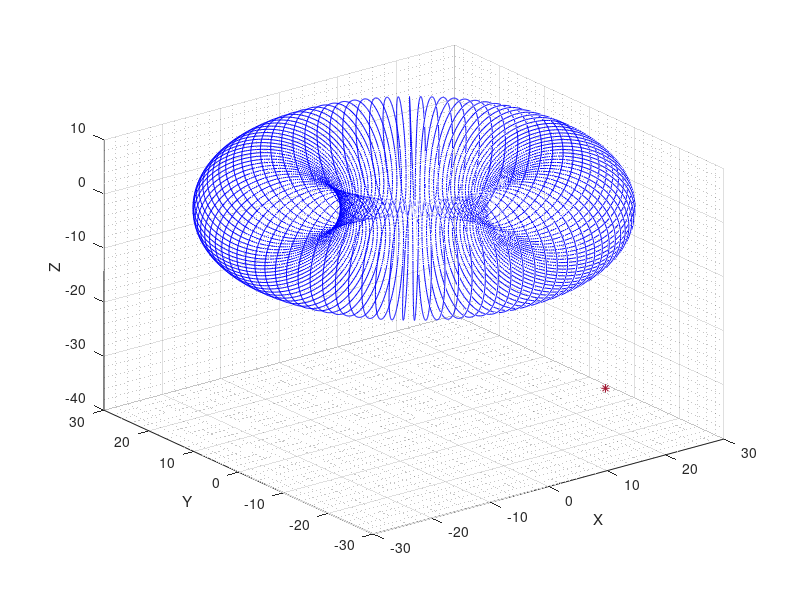
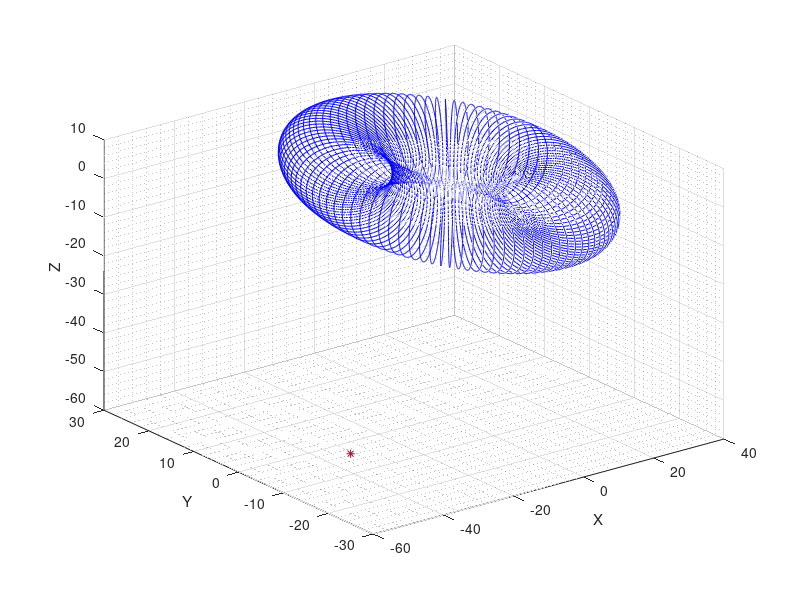
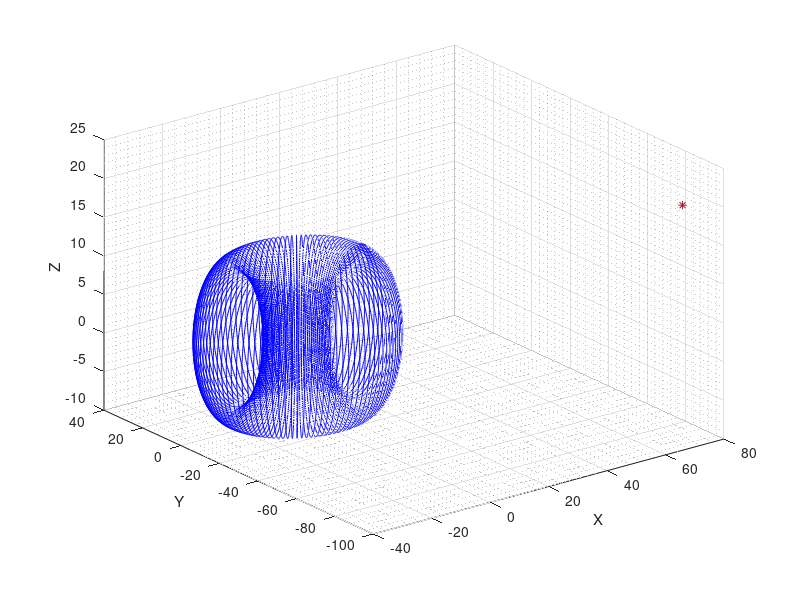
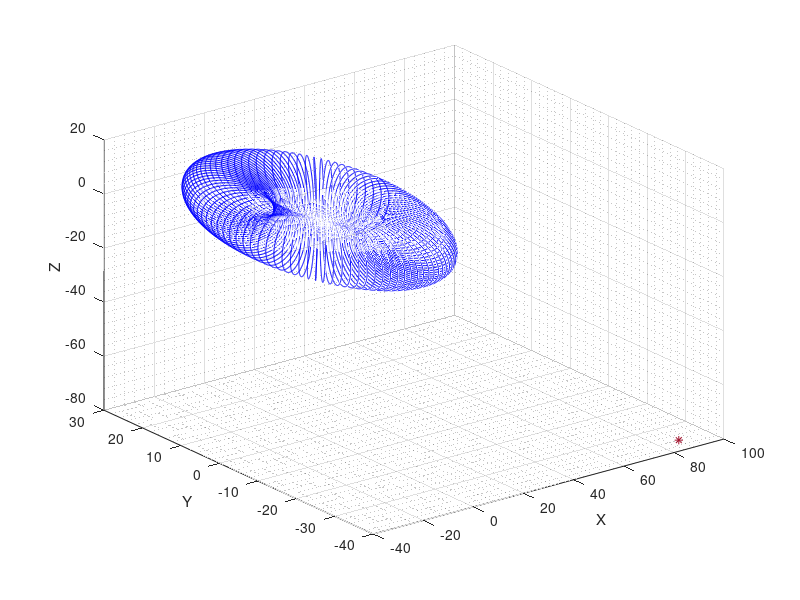

MATLAB code for these plots, in order: (Note: this script raises an error after producing the figures.)
function RadSimOld
clear
clc;
close all
particles = 5;
hits = 0;
for k = 1:100
%***************CONSTRAINTS**********************
innerradius = 10;             % meters
torusradius = 20;             % meters
totalradius = innerradius+torusradius;
N           = 100;            % number of turns
I           = .1;             % A
% q         = -1.6*10^-19;    % Coulombs
% m         = 9.11*10^-31;    % kg
mu          = 4 * pi * 10^-7; % [Tm/A]
% p0x       = -20;            % meters
% p0y       = 0;              % meters
% p0z       = 0;              % meters
% v0x       = 1;              % m/s
% v0y       = 0;              % m/s
% v0z       = 0;              % m/s

%LEAVE THESE AS ZERO
% a0x       = 0;              % m/s^2
% a0y       = 0;              % m/s^2
% a0z       = 0;              % m/s^2
dtheta      = .001 / pi;      % radians
delt        = 1e-6;           % seconds
scale       = 100000;

k;
ps  = Radiation_Environment_Generator(particles);
env = ps(k,:);

m   = env(1);
q   = env(2);

p0x = env(3);
p0y = env(4);
p0z = env(5);

v0x = env(6);
v0y = env(7);
v0z = env(8);

a0x = env(9);
a0y = env(10);
a0z = env(11);

%**************CONSTRAINTS***********************


%**************Making Toroidal Wire Geometry**************
wiregeometry = [];
phimax = asin(((torusradius - innerradius)/2) / (innerradius + (torusradius - innerradius)/2));
dphi = N * dtheta;
phi = pi/2 - phimax;

for theta = 0:dtheta:(2 * pi)
    x = (torusradius + innerradius * cos(phi)) * cos(theta);
    y = (torusradius + innerradius * cos(phi)) * sin(theta);
    z = innerradius * sin(phi);

    wiregeometry = [wiregeometry; x, y, z];
    phi = phi + dphi;
end

fprintf('Wire Geometry Complete\n')
%**************Making Toroidal Wire Geometry**************

%**************Reading In External Geometry**************
%wiregeometry=xlsread('FILENAME.xlsx')
%File in 3 Column Format. Column 1: X Coord. Column 2: Y Coord. Column 3: Z Coord.
%**************Reading In External Geometry**************


%Initial Conditions
position        = [p0x, p0y, p0z];
velocity        = [v0x, v0y, v0z];
acceleration    = [a0x, a0y, a0z];

allposition     = position;
allvelocity     = velocity;
allacceleration = acceleration;

B = [0, 0, 0];
allB = B;
time = 0;

for n = 0:delt:10
    
    B = [0, 0, 0];

    px = position(1);
    py = position(2);
    pz = position(3);

    vx = velocity(1);
    vy = velocity(2);
    vz = velocity(3);

    ax = acceleration(1);
    ay = acceleration(2);
    az = acceleration(3);
    

    %Calculating B Field
    for n = 2:size(wiregeometry,1)
        dLx = wiregeometry(n, 1) - wiregeometry(n - 1, 1);
        dLy = wiregeometry(n, 2) - wiregeometry(n - 1, 2);
        dLz = wiregeometry(n, 3) - wiregeometry(n - 1, 3);

        L   = [dLx, dLy, dLz];

        rx  = px-wiregeometry(n,1);
        ry  = py-wiregeometry(n,2);
        rz  = pz-wiregeometry(n,3);

        distvec = [rx, ry, rz];

        magdistvec = sqrt(rx^2 + ry^2 + rz^2);
        db = (mu / (4 * pi)) .* cross(I .* L, distvec) ./ magdistvec.^3;
        B = B + db;
    end
    
    Bx = B(1);
    By = B(2);
    Bz = B(3);

    ax = q/m * (vy*Bz - By*vz);
    ay = q/m *- (vx*Bz - Bx*vz);
    az = q/m * (vx*By - Bx*vy);
    

    %ITERATIVE DEPENDENT ON EACH STEP delt-BETTER METHOD
    velocitynext = [delt * (q/m * (vy*Bz - vz*By)) + vx, ...
                    delt * (q/m * (vz*Bx - vx*Bz)) + vy, ...
                    delt * (q/m * (vx*By - vy*Bx)) + vz];

    positionnext = [velocitynext(1) * delt/2 + px, ...
                    velocitynext(2) * delt/2 + py, ...
                    velocitynext(3) * delt + pz];

    accelerationnext = [ax, ay, az];
    

  if (positionnext(3) >= -innerradius) && (positionnext(3) <= innerradius)
        if sqrt(positionnext(1)^2 + positionnext(2)^2) <= innerradius 
            fprintf('Hit the Craft\n')
            hits = hits+1;
            break
        end
    end
    
    if abs(positionnext(1)) > abs(scale * totalradius) || ...
       abs(positionnext(2)) > abs(scale * totalradius) || ...
       abs(positionnext(3)) > abs(scale * totalradius)
        fprintf('Outside of Viewing Area\n')
        break
    end

    allposition     = [allposition; positionnext];
    allvelocity     = [allvelocity; velocitynext];
    allacceleration =[allacceleration; accelerationnext];

    position        = positionnext;
    velocity        = velocitynext;
    acceleration    =accelerationnext;

    fprintf('X: %f\tY: %f\t Z: %f\n', position(1), position(2), position(3))
    allB = [allB; B];
    time = time + delt;
end


figure()
plot3(wiregeometry(:, 1), wiregeometry(:, 2), wiregeometry(:, 3),'Color','b')
hold on
quiver3(allposition(:, 1), allposition(:, 2), allposition(:, 3), allB(:, 1), allB(:, 2), allB(:, 3), 'MaxHeadSize', 2)
plot3(allposition(:, 1), allposition(:, 2), allposition(:, 3))
plot3(allposition(:, 1), allposition(:, 2), allposition(:, 3), '*')
grid on
grid minor
xlabel('X')
ylabel('Y')
zlabel('Z')


end
    function environments = Radiation_Environment_Generator(particles)
        for o = 1:particles
            charge = randi([-3, 3]);
            mass = rand * 3.952562528e-25;
            
            px1 = (2 * 100 * rand) - 100;
            py1 = (2 * 100 * rand) - 100;
            pz1 = (2 * 100 * rand) - 100;
            p = [px1, py1, pz1];
            
            vx1 = (2 * 3e8 * rand) - 3e8;
            vy1 = (2 * 3e8 * rand) - 3e8;
            vz1 = (2 * 3e8 * rand) - 3e8;
            
            while (abs(tan(acos(dot([vx1, vy1, vz1], [-px1, -py1, -pz1]) / (norm([vx1, vy1, vz1]) * norm([px1, py1, pz1])))))) > abs((30 / norm([px1, py1, pz1])))
                vx1 = (2 * 3e8 * rand) - 3e8;
                vy1 = (2 * 3e8 * rand) - 3e8;
                vz1 = (2 * 3e8 * rand) - 3e8;
                while sqrt((vx1^2) + (vy1^2) + (vz1^2)) >= 300000000
                    vx1 = (2 * 3e8 * rand) - 3e8;
                    vy1 = (2 * 3e8 * rand) - 3e8;
                    vz1 = (2 * 3e8 * rand) - 3e8;
        end
    end
    
    v = [vx1, vy1, vz1];
    
%     if px > 0 && vx > 0
%         vx = vx * (-1);
%     end

%     if px < 0 && vx < 0
%         vx = vx * (-1);
%     end

%     if py > 0 && vy > 0
%         vy = vy * (-1);
%     end

%     if py < 0 && vy < 0
%         vy = vy * (-1);
%     end

%     if pz > 0 && vz > 0
%         vz = vz * (-1);
%     end

%     if pz < 0 && vz < 0
%         vz = vz * (-1);
%     end
    
%     ax = (2 * 10000 * rand) - 10000;
%     ay = (2 * 10000 * rand) - 10000;
%     az = (2 * 10000 * rand) - 10000;

        ax1 = 0;
        ay1 = 0;
        az1 = 0;
    a = [ax1, ay1, az1]; 
    
    line = [mass, charge, px1, py1, pz1, vx1, vy1, vz1, ax1, ay1, az1];
    environment(o, :) = line;
        end
        environments = environment;
    end
end